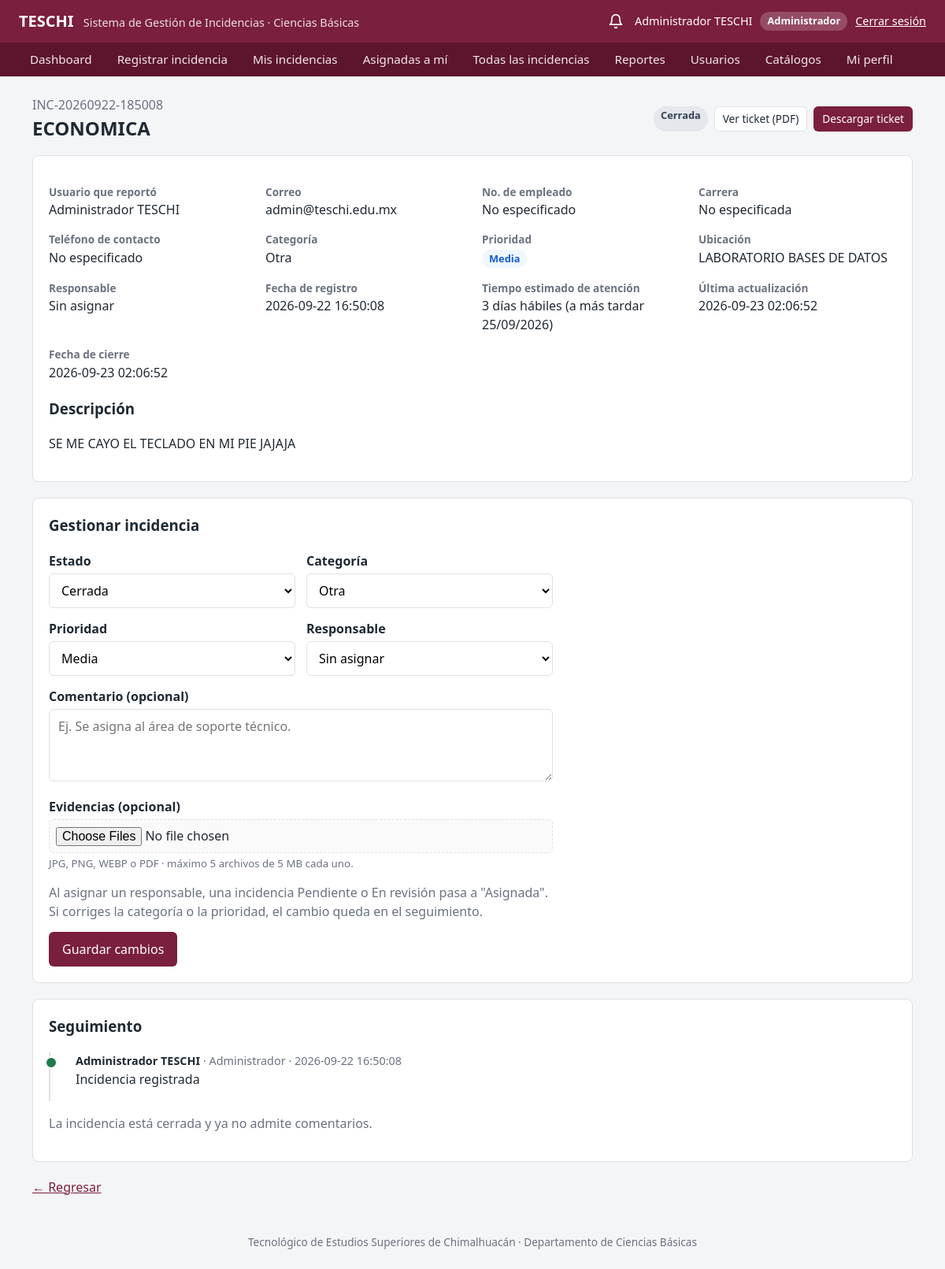
/public/detalle_incidencia.php?id=3 (signed in), run on the app's committed database.
### tables this page shows
CREATE TABLE `incidencias` (
  `id` int(11) NOT NULL,
  `folio` varchar(30) NOT NULL,
  `usuario_id` int(11) NOT NULL,
  `categoria_id` int(11) NOT NULL,
  `prioridad_id` int(11) NOT NULL,
  `estado_id` int(11) NOT NULL,
  `titulo` varchar(200) NOT NULL,
  `descripcion` text NOT NULL,
  `ubicacion` varchar(200) DEFAULT NULL,
  `responsable_id` int(11) DEFAULT NULL,
  `fecha_registro` timestamp NOT NULL DEFAULT current_timestamp(),
  `fecha_actualizacion` timestamp NOT NULL DEFAULT current_timestamp() ON UPDATE current_timestamp(),
  `fecha_cierre` datetime DEFAULT NULL
);

CREATE TABLE `estados_incidencia` (
  `id` int(11) NOT NULL,
  `nombre` varchar(50) NOT NULL,
  `descripcion` varchar(255) DEFAULT NULL
);

CREATE TABLE `usuarios` (
  `id` int(11) NOT NULL,
  `matricula` varchar(30) DEFAULT NULL,
  `nombre` varchar(100) NOT NULL,
  `apellido_paterno` varchar(100) DEFAULT NULL,
  `apellido_materno` varchar(100) DEFAULT NULL,
  `correo` varchar(150) NOT NULL,
  `password` varchar(255) NOT NULL,
  `rol_id` int(11) NOT NULL,
  `departamento` varchar(150) DEFAULT NULL,
  `telefono` varchar(20) DEFAULT NULL,
  `activo` tinyint(1) DEFAULT 1,
  `fecha_registro` timestamp NOT NULL DEFAULT current_timestamp()
);

CREATE TABLE `categorias` (
  `id` int(11) NOT NULL,
  `nombre` varchar(100) NOT NULL,
  `descripcion` varchar(255) DEFAULT NULL,
  `activo` tinyint(1) DEFAULT 1
);

CREATE TABLE `prioridades` (
  `id` int(11) NOT NULL,
  `nombre` varchar(50) NOT NULL,
  `nivel` int(11) NOT NULL,
  `activo` tinyint(1) NOT NULL DEFAULT 1
);

### app/models/Incidencia.php (called while the page is built, shortened)
<?php
class Incidencia
{
    private $conn;
    public function __construct($db)
    {
        $this->conn = $db;
    }
    public function buscarPorId($id)
    {
        $sql = "
            SELECT
                i.*,
                u.nombre,
                u.apellido_paterno,
                u.apellido_materno,
                u.correo,
                u.matricula,
                u.telefono AS telefono_usuario,
                u.carrera AS carrera_usuario,
                ru.nombre AS rol_solicitante,
                CONCAT(r.nombre, ' ', COALESCE(r.apellido_paterno, '')) AS responsable,
                c.nombre AS categoria,
                p.nombre AS prioridad,
                p.dias_atencion,
                e.nombre AS estado
            FROM incidencias i
            INNER JOIN usuarios u
                ON i.usuario_id = u.id
            INNER JOIN roles ru
                ON u.rol_id = ru.id
            LEFT JOIN usuarios r
                ON i.responsable_id = r.id
            INNER JOIN categorias c
                ON i.categoria_id = c.id
            INNER JOIN prioridades p
                ON i.prioridad_id = p.id
            INNER JOIN estados_incidencia e
                ON i.estado_id = e.id
            WHERE i.id = ?
            LIMIT 1
        ";
        $stmt = $this->conn->prepare($sql);
        $stmt->execute([$id]);
        return $stmt->fetch(PDO::FETCH_ASSOC);
    }
    public static function fechaCompromiso($fechaRegistro, $dias)
    {
        $fecha = new DateTime($fechaRegistro);
        $dias = (int) $dias;
        while ($dias > 0) {
            $fecha->modify("+1 day");
            if ((int) $fecha->format("N") <= 5) {
                $dias--;
            }
        }
        return $fecha;
    }
    public function obtenerEstados()
    {
        return $this->conn->query("
            SELECT id, nombre
            FROM estados_incidencia
            ORDER BY id
        ")->fetchAll(PDO::FETCH_KEY_PAIR);
    }
    public function opcionesClasificacion($tabla, $actual_id)
    {
        $orden = $tabla === "prioridades" ? "nivel" : "nombre";
        $stmt = $this->conn->prepare("
            SELECT id, nombre
            FROM $tabla
            WHERE activo = 1 OR id = ?
            ORDER BY $orden
        ");
        $stmt->execute([$actual_id]);
        return $stmt->fetchAll(PDO::FETCH_KEY_PAIR);
    }
    public function obtenerSeguimiento($incidencia_id)
    {
        $sql = "
            SELECT
                'historial' AS tipo,
                h.accion,
                h.descripcion AS texto,
                h.fecha,
                h.id,
                CONCAT(u.nombre, ' ', COALESCE(u.apellido_paterno, '')) AS usuario,
                r.nombre AS rol
            FROM historial_incidencias h
            INNER JOIN usuarios u ON h.usuario_id = u.id
            INNER JOIN roles r ON u.rol_id = r.id
            WHERE h.incidencia_id = ?
            UNION ALL
            SELECT
                'comentario' AS tipo,
                NULL AS accion,
                c.comentario AS texto,
                c.fecha,
                c.id,
                CONCAT(u.nombre, ' ', COALESCE(u.apellido_paterno, '')) AS usuario,
                r.nombre AS rol
            FROM comentarios_incidencia c
            INNER JOIN usuarios u ON c.usuario_id = u.id
            INNER JOIN roles r ON u.rol_id = r.id
            WHERE c.incidencia_id = ?
            ORDER BY fecha, tipo DESC, id
        ";
        $stmt = $this->conn->prepare($sql);
        $stmt->execute([$incidencia_id, $incidencia_id]);
        return $stmt->fetchAll(PDO::FETCH_ASSOC);
    }
}

### app/helpers/auth.php (called while the page is built, shortened)
<?php
function tieneRol(...$roles)
{
    return isset($_SESSION["rol"]) && in_array($_SESSION["rol"], $roles, true);
}
function esGestor()
{
    return tieneRol("Administrador", "Coordinador");
}
function e($valor)
{
    return htmlspecialchars((string) ($valor ?? ""), ENT_QUOTES, "UTF-8");
}
function claseEstado($estado)
{
    $clases = [
        "Pendiente" => "badge-pendiente",
        "En revisión" => "badge-revision",
        "Asignada" => "badge-asignada",
        "En proceso" => "badge-proceso",
        "Resuelta" => "badge-resuelta",
        "Cerrada" => "badge-cerrada",
        "Cancelada" => "badge-cancelada"
    ];
    return $clases[$estado] ?? "";
}
function clasePrioridad($prioridad)
{
    $clases = [
        "Baja" => "badge-baja",
        "Media" => "badge-media",
        "Alta" => "badge-alta",
        "Crítica" => "badge-critica"
    ];
    return $clases[$prioridad] ?? "";
}

### public/detalle_incidencia.php (the view, shortened to what this page needs)
<?php
require_once "../app/helpers/auth.php";
require_once "../app/models/Incidencia.php";
require_once "../app/helpers/evidencias.php";
$id = $_GET["id"] ?? "";
try {
    $database = new Database();
    $conn = $database->conectar();
    $incidenciaModel = new Incidencia($conn);
    $evidenciaModel = new Evidencia($conn);
    $incidencia = $incidenciaModel->buscarPorId($id);
} catch (PDOException $e) {
    die("Error en la base de datos: " . $e->getMessage());
}
$usuario_id = (int) $_SESSION["usuario_id"];
$esDueno = $incidencia && (int) $incidencia["usuario_id"] === $usuario_id;
$estados = $incidenciaModel->obtenerEstados();
$categoriasGestion = esGestor() ? $incidenciaModel->opcionesClasificacion("categorias", $incidencia["categoria_id"]) : [];
$prioridadesGestion = esGestor() ? $incidenciaModel->opcionesClasificacion("prioridades", $incidencia["prioridad_id"]) : [];
$bloqueada = in_array($incidencia["estado"], Incidencia::ESTADOS_BLOQUEADOS, true);
$puedeComentar = !$bloqueada;
$puedeEliminarEvidencia = function ($evidencia) use ($usuario_id, $bloqueada) {
    return esGestor() || (!$bloqueada && (int) $evidencia["usuario_id"] === $usuario_id);
};
$seguimiento = $incidenciaModel->obtenerSeguimiento($incidencia["id"]);
$evidencias = $evidenciaModel->listarPorIncidencia($incidencia["id"]);
require_once "../app/views/layouts/header.php";
?>
<div class="encabezado-pagina">
    <div>
        <span class="texto-suave"><?= e($incidencia["folio"]) ?></span>
        <h1><?= e($incidencia["titulo"]) ?></h1>
    </div>
    <div class="acciones">
        <span class="badge <?= claseEstado($incidencia["estado"]) ?>">
            <?= e($incidencia["estado"]) ?>
        </span>
        <a href="ticket.php?id=<?= (int) $incidencia["id"] ?>" target="_blank" rel="noopener" class="btn btn-secundario btn-sm">
            Ver ticket (PDF)
        </a>
        <a href="ticket.php?id=<?= (int) $incidencia["id"] ?>&amp;descargar=1" class="btn btn-primary btn-sm">
            Descargar ticket
        </a>
    </div>
</div>
<section class="tarjeta">
    <dl class="detalle-grid">
        <div>
            <dt>Usuario que reportó</dt>
            <dd>
                <?= e(trim(
                    $incidencia["nombre"] . " " .
                    $incidencia["apellido_paterno"] . " " .
                    $incidencia["apellido_materno"]
                )) ?>
            </dd>
        </div>
        <div>
            <dt>Correo</dt>
            <dd><?= e($incidencia["correo"]) ?></dd>
        </div>
        <div>
            <dt><?= $incidencia["rol_solicitante"] === "Estudiante" ? "Matrícula" : "No. de empleado" ?></dt>
            <dd><?= e($incidencia["matricula"] ?: "No especificado") ?></dd>
        </div>
        <div>
            <dt>Carrera</dt>
            <dd><?= e(($incidencia["carrera"] ?: $incidencia["carrera_usuario"]) ?: "No especificada") ?></dd>
        </div>
        <div>
            <dt>Teléfono de contacto</dt>
            <dd><?= e(($incidencia["telefono_contacto"] ?: $incidencia["telefono_usuario"]) ?: "No especificado") ?></dd>
        </div>
        <div>
            <dt>Categoría</dt>
            <dd><?= e($incidencia["categoria"]) ?></dd>
        </div>
        <div>
            <dt>Prioridad</dt>
            <dd>
                <span class="badge <?= clasePrioridad($incidencia["prioridad"]) ?>">
                    <?= e($incidencia["prioridad"]) ?>
                </span>
            </dd>
        </div>
        <div>
            <dt>Ubicación</dt>
            <dd><?= e($incidencia["ubicacion"] ?: "No especificada") ?></dd>
        </div>
        <div>
            <dt>Responsable</dt>
            <dd><?= e($incidencia["responsable"] ?: "Sin asignar") ?></dd>
        </div>
        <div>
            <dt>Fecha de registro</dt>
            <dd><?= e($incidencia["fecha_registro"]) ?></dd>
        </div>
        <div>
            <dt>Tiempo estimado de atención</dt>
            <dd>
                <?= (int) $incidencia["dias_atencion"] ?>
                <?= (int) $incidencia["dias_atencion"] === 1 ? "día hábil" : "días hábiles" ?>
                (a más tardar <?= Incidencia::fechaCompromiso($incidencia["fecha_registro"], $incidencia["dias_atencion"])->format("d/m/Y") ?>)
            </dd>
        </div>
        <div>
            <dt>Última actualización</dt>
            <dd><?= e($incidencia["fecha_actualizacion"]) ?></dd>
        </div>
        <?php if (!empty($incidencia["fecha_cierre"])): ?>
            <div>
                <dt>Fecha de cierre</dt>
                <dd><?= e($incidencia["fecha_cierre"]) ?></dd>
            </div>
        <?php endif; ?>
    </dl>
    <h3>Descripción</h3>
    <p><?= nl2br(e($incidencia["descripcion"])) ?></p>
</section>
<?php if (esGestor()): ?>
    <section class="tarjeta">
        <h3>Gestionar incidencia</h3>
        <form method="POST" class="formulario" enctype="multipart/form-data">
            <div class="formulario-2col">
                <div>
                    <label for="estado_id">Estado</label>
                    <select name="estado_id" id="estado_id" required>
                        <?php foreach ($estados as $estadoId => $nombre): ?>
                            <option
                                value="<?= $estadoId ?>"
                                <?= (int) $estadoId === (int) $incidencia["estado_id"] ? "selected" : "" ?>
                            >
                                <?= e($nombre) ?>
                            </option>
                        <?php endforeach; ?>
                    </select>
                </div>
                <div>
                    <label for="categoria_gestion">Categoría</label>
                    <select name="categoria_id" id="categoria_gestion" required>
                        <?php foreach ($categoriasGestion as $categoriaId => $nombre): ?>
                            <option
                                value="<?= $categoriaId ?>"
                                <?= (int) $categoriaId === (int) $incidencia["categoria_id"] ? "selected" : "" ?>
                            >
                                <?= e($nombre) ?>
                            </option>
                        <?php endforeach; ?>
                    </select>
                </div>
                <div>
                    <label for="prioridad_gestion">Prioridad</label>
                    <select name="prioridad_id" id="prioridad_gestion" required>
                        <?php foreach ($prioridadesGestion as $prioridadId => $nombre): ?>
                            <option
                                value="<?= $prioridadId ?>"
                                <?= (int) $prioridadId === (int) $incidencia["prioridad_id"] ? "selected" : "" ?>
                            >
                                <?= e($nombre) ?>
                            </option>
                        <?php endforeach; ?>
                    </select>
                </div>
                <div>
                    <label for="responsable_id">Responsable</label>
                    <select name="responsable_id" id="responsable_id">
                        <option value="">Sin asignar</option>
                    </select>
                </div>
            </div>
            <div>
                <label for="comentario_gestion">Comentario (opcional)</label>
                <textarea
                    id="comentario_gestion"
                    name="comentario"
                    rows="3"
                    maxlength="2000"
                    placeholder="Ej. Se asigna al área de soporte técnico."
                ></textarea>
            </div>
            <?= campoEvidencias("evidencias_gestion") ?>
            <p class="texto-suave" style="margin: 0">
                Al asignar un responsable, una incidencia Pendiente o En revisión pasa a "Asignada".
                Si corriges la categoría o la prioridad, el cambio queda en el seguimiento.
            </p>
            <div class="acciones">
                <button type="submit" class="btn btn-primary">Guardar cambios</button>
            </div>
        </form>
    </section>
<?php endif; ?>
<section class="tarjeta">
    <h3>Seguimiento</h3>
    <?php if (empty($seguimiento)): ?>
        <p class="texto-suave">Aún no hay movimientos.</p>
    <?php else: ?>
        <ol class="timeline">
            <?php foreach ($seguimiento as $evento): ?>
                <li class="evento evento-<?= e($evento["tipo"] === "comentario" ? "comentario" : $evento["accion"]) ?>">
                    <div class="evento-cabecera">
                        <strong><?= e($evento["usuario"]) ?></strong>
                        <span class="texto-suave">· <?= e($evento["rol"]) ?> · <?= e($evento["fecha"]) ?></span>
                    </div>
                    <?php if ($evento["tipo"] === "comentario"): ?>
                        <?php if ($evento["texto"] !== ""): ?>
                            <div class="evento-comentario-texto"><?= nl2br(e($evento["texto"])) ?></div>
                        <?php endif; ?>
                        <?= listaEvidencias($evidencias["comentarios"][$evento["id"]] ?? [], $puedeEliminarEvidencia) ?>
                    <?php else: ?>
                        <div><?= e($evento["texto"]) ?></div>
                    <?php endif; ?>
                </li>
            <?php endforeach; ?>
        </ol>
    <?php endif; ?>
    <?php if ($puedeComentar): ?>
        <form method="POST" class="formulario" style="margin-top: 16px" enctype="multipart/form-data">
            <?= campoCsrf() ?>
            <input type="hidden" name="accion" value="comentar">
            <div>
                <label for="comentario">Agregar comentario</label>
                <textarea id="comentario" name="comentario" rows="3" maxlength="2000"></textarea>
            </div>
            <?= campoEvidencias("evidencias_comentario") ?>
            <div class="acciones">
                <button type="submit" class="btn btn-primary">Comentar</button>
            </div>
        </form>
    <?php else: ?>
        <p class="texto-suave">La incidencia está <?= e(mb_strtolower($incidencia["estado"])) ?> y ya no admite comentarios.</p>
    <?php endif; ?>
</section>
<a href="<?= esGestor() ? "todas_incidencias.php" : ($esDueno ? "mis_incidencias.php" : "asignadas.php") ?>">
    ← Regresar
</a>
<?php require_once "../app/views/layouts/footer.php"; ?>

### data on the page
incidencias: folio "INC-20260922-185008", titulo "ECONOMICA", estado.nombre "Cerrada", usuario.apellido_materno "Administrador TESCHI", usuario.correo "admin@teschi.edu.mx", usuario.matricula "No especificado", carrera.carrera "No especificada", telefono_contacto.telefono "No especificado", categoria.nombre "Otra", prioridad.nombre "Media", ubicacion "LABORATORIO BASES DE DATOS", fecha_registro "2026-09-22 16:50:08", prioridad.dias_atencion "3", fecha_registro.dias_atencion "25/09/2026", fecha_actualizacion "2026-09-23 02:06:52", fecha_cierre "2026-09-23 02:06:52", descripcion "SE ME CAYO EL TECLADO EN MI PIE JAJAJA", estado_id "Cerrada", categoria_id "Otra", prioridad_id "Media", estado.nombre "cerrada"

### other printed values
$_SESSION["nombre"] . " " . ($_SESSION["apellido_paterno"] ?? "") "Administrador TESCHI"
$_SESSION["rol"] "Administrador"
$texto "Dashboard"
$texto "Registrar incidencia"
$texto "Mis incidencias"
$texto "Asignadas a mí"
$texto "Todas las incidencias"
$texto "Reportes"
$texto "Usuarios"
$texto "Catálogos"
$texto "Mi perfil"
$incidencia["responsable"] ?: "Sin asignar" "Sin asignar"
Evidencia::MAX_ARCHIVOS "5"
Evidencia::formatearTamano(Evidencia::MAX_BYTES) "5 MB"
$evento["usuario"] "Administrador TESCHI"
